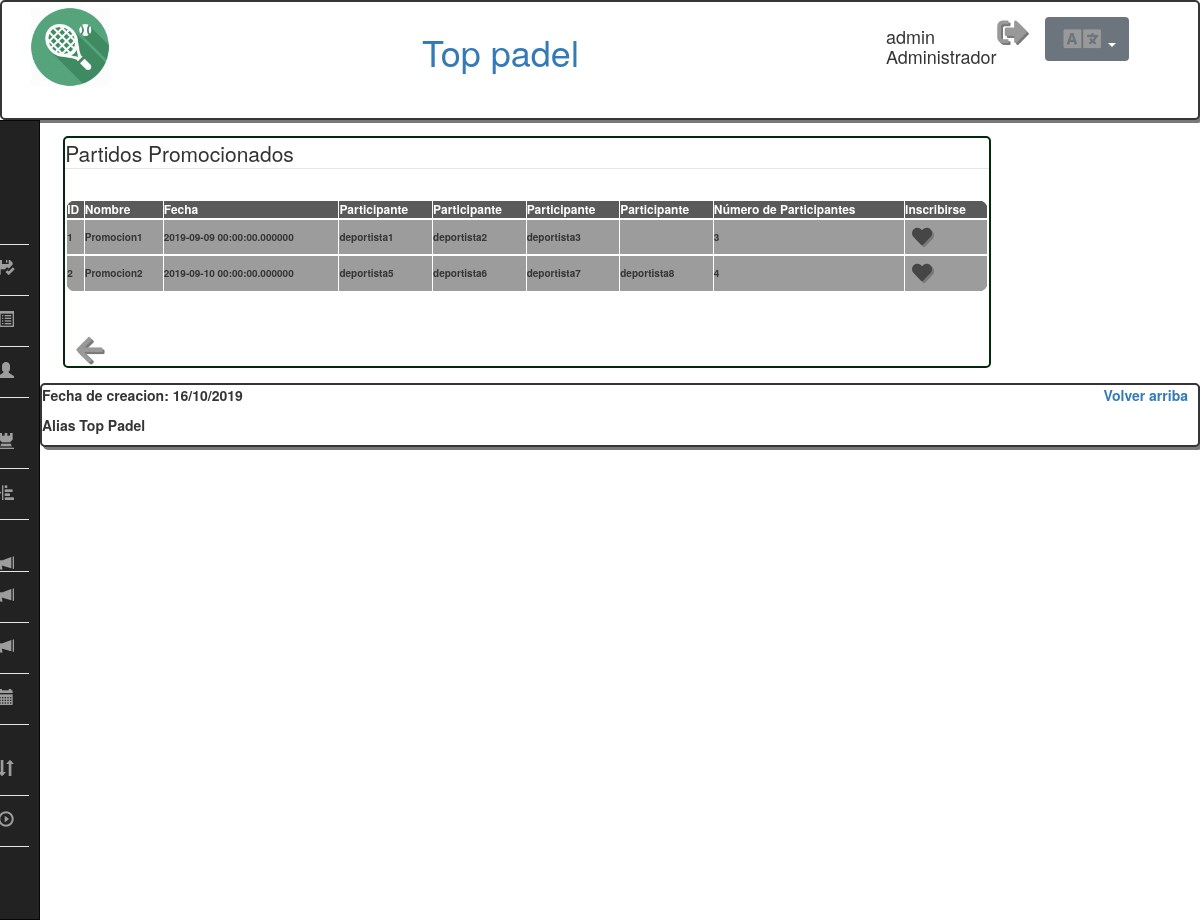
The app's page /Controllers/PPromocionado_Controller.php?accion=VERINSCRIPCIONES (signed in) with its own data.
### tables this page shows
CREATE TABLE IF NOT EXISTS partidoPromocionado (
    idPartidoPromocionado varchar(25) NOT NULL,
    nombre varchar(25) NOT NULL,
    fecha datetime(6) NOT NULL,
    idParticipante1 varchar(25) DEFAULT NULL,
    idParticipante2 varchar(25) DEFAULT NULL,
    idParticipante3 varchar(25) DEFAULT NULL,
    idParticipante4 varchar(25) DEFAULT NULL,
    numParticipantes varchar(25) DEFAULT NULL,

    PRIMARY KEY (idPartidoPromocionado)
  );

### Models/PPromocionado_Model.php (called while the page is built, shortened)
<?php
class PPromocionado_Model{
    var $mysqli;
    function __construct($idPartidoPromocionado,$nombre,$fecha,$idParticipante1,$idParticipante2,$idParticipante3,$idParticipante4,$numParticipantes){
        include_once '../Models/Access_DB.php';
        $this->mysqli = ConnectDB();
    }
        function SHOWALL(){
            $sql = "SELECT * FROM partidoPromocionado";
            if(!($result = $this->mysqli->query($sql))){
                return 'ERROR: Fallo en la consulta sobre la base de datos.';
            }else return mysqli_fetch_all($result, MYSQLI_ASSOC);
        }
    }
?>

### Models/Access_DB.php (called while the page is built)
<?php
function ConnectDB()
{
    $mysqli = new mysqli("localhost", 'padelabpdba', 'padelpass' , 'padelabp');
	if ($mysqli->connect_errno) {
		include './MESSAGE_View.php';
		new MESSAGE("Fallo al conectar a MySQL: (" . $mysqli->connect_errno . ") " . $mysqli->connect_error, './index.php');
		return false;
	}
	else{
		return $mysqli;
	}
}
?>

### Views/PPromocionado/PPromocionadoVerInscripciones_View.php (the view, shortened to what this page needs)
<?php
	class PPromocionado_VERINSCRIPCIONES{
		function __construct($datos){
			$this->render($datos);
		}
		function render($datos){
            include '../Views/Header_View.php';
						?>
<div class="col-md-2"></div>
<div class=" table-responsive contenido">
    <fieldset id="showall">
        <legend><?php echo $strings['Partidos Promocionados'];?></legend>
        <table>
            <thead>
                <tr>
                <th><?php echo $strings['ID'];?></th>
                <th><?php echo $strings['Nombre'];?></th>
                <th><?php echo $strings['Fecha'];?></th>
                <th><?php echo $strings['Participante'];?></th>
                <th><?php echo $strings['Participante'];?></th>
                <th><?php echo $strings['Participante'];?></th>
                <th><?php echo $strings['Participante'];?></th>
                <th><?php echo $strings['Numero de Participantes'];?></th>
                <th colspan="3"><?php echo $strings['Inscribirse'];?></th>
            </thead>
            <tr>
            <?php if(count($datos, COUNT_RECURSIVE)!= 8){
                    foreach($datos as $datos) :
                    ?>
                    <td><?php echo $datos['idPartidoPromocionado']."\n"; ?></td>
                    <td><?php echo $datos['nombre']."\n"; ?></td>
                    <td><?php echo $datos['fecha']."\n"; ?></td>
                    <td><?php echo $datos['idParticipante1']."\n"; ?></td>
                    <td><?php echo $datos['idParticipante2']."\n"; ?></td>
                    <td><?php echo $datos['idParticipante3']."\n"; ?></td>
                    <td><?php echo $datos['idParticipante4']."\n"; ?></td>
                    <td><?php echo $datos['numParticipantes']."\n"; ?></td>
                    <td class="tb-btn"><button class="editbtn" role="link" onclick="window.location='../Controllers/PPromocionado_Controller.php?accion=INSCRIBIRSE&param=<?php echo $datos['idPartidoPromocionado']?>';"><i class="fas fa-heart"></i></button></td>
            </tr>
            <?php endforeach;};?>
            </table>
        <div class="container-btn">
            <button class="form-btn" role="link" onclick="window.location='./Index_Controller.php';"><i class="fas fa-arrow-left"></i>
        </div>
    </fieldset>
</div>
<?php
			include '../Views/Footer_View.php';
		}}
?>

### Views/css/estilos.css (style rules this page uses)
body { font-family: 'Roboto', sans-serif; margin: 12px; background-color: rgb(189, 189, 189); align-items: center; }
.contenido { margin-top: 15px; margin-bottom: 15px; margin-left: 2%; margin-right: 2%; background-color: white; color: rgb(28, 145, 5); border: 2px solid rgb(2, 41, 11); border-radius: 5px; font-size: 10px; max-width:80%; }
.fas { margin-left: 5px; font-size: 30px; color: rgb(153, 153, 153); text-shadow: 2px 2px rgb(121, 121, 121); }
.form-btn { border: none; background-color: rgba(0,0,0,0); }
.form-btn .fas { margin-left: 5px; font-size: 30px; color: rgb(153, 153, 153); text-shadow: 2px 2px rgb(121, 121, 121); }
table { width: 100%; margin-top: 10px; color: rgb(53, 53, 53); }
tr { border: 2px solid white; }
td { font-size: 10px; font-weight: bold; border: 1px solid white; padding-left: 10px; padding-right:10px; background-color: rgb(156, 156, 156); }
th { color: white; font-size: 12px; border: 1px solid white; padding-left: 10px; padding-right:10px; background-color: rgb(90, 90, 90); }
.tb-btn { border: none; padding:0; padding-top: 5px; padding-bottom: 5px; }
table tbody tr:last-child td:first-child { border-radius: 0 0 0 10px; }
table tbody tr:last-child td:last-child { border-radius: 0 0 10px 0; }
.editbtn { border: none; background-color: rgba(0,0,0,0); padding: 2px; padding-right: 5px; }
.editbtn .fas { font-size: 20px; color: rgb(70, 70, 70); text-shadow: 2px 2px rgb(121, 121, 121); }
legend { border-bottom: 1px solid white; }
#showall .container-btn { padding-top: 20px; border-top: 1px solid white; }
#showall .container-btn .fas { font-size:30px; }
table { margin-bottom: 20px; }
table thead th:first-child { border-radius: 10px 0 0 0; }
table thead th:last-child { border-radius: 0 10px 0 0; }
body,html { height: 100%; }

### records on screen
partidopromocionado: idPartidoPromocionado "1", nombre "Promocion1", fecha "2019-09-09 00:00:00.000000", idParticipante1 "deportista1", idParticipante2 "deportista2", idParticipante3 "deportista3", numParticipantes "3"
partidopromocionado: idPartidoPromocionado "2", nombre "Promocion2", fecha "2019-09-10 00:00:00.000000", idParticipante1 "deportista5", idParticipante2 "deportista6", idParticipante3 "deportista7", idParticipante4 "deportista8", numParticipantes "4"

### other values on screen
$strings['Top padel'] "Top padel"
$_SESSION['login'] "admin"
$_SESSION['rol'] "Administrador"
$strings['Partidos Promocionados'] "Partidos Promocionados"
$strings['ID'] "ID"
$strings['Nombre'] "Nombre"
$strings['Fecha'] "Fecha"
$strings['Participante'] "Participante"
$strings['Numero de Participantes'] "Número de Participantes"
$strings['Inscribirse'] "Inscribirse"
$strings['Fecha de creacion'] "Fecha de creacion"
$strings['Alias'] "Alias"
